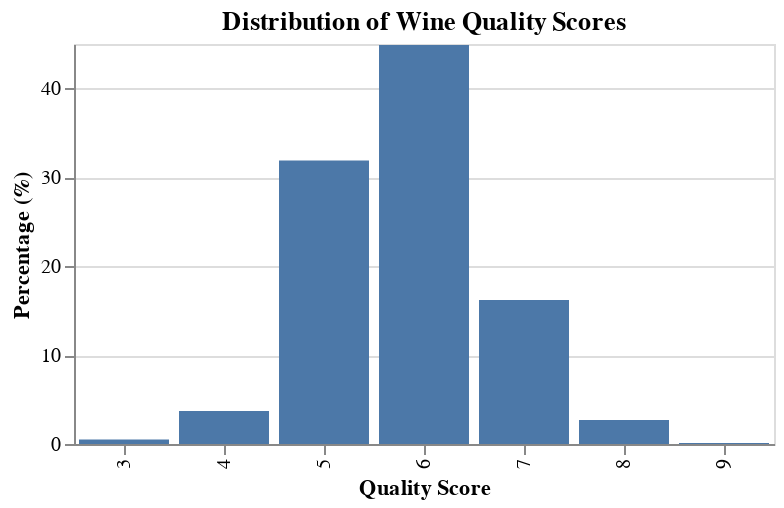

Notebook code for this chart:
### Markdown cell above
**1.5 The distribution of the target variable(quality)**

### Code cell
# Create a DataFrame with the quality counts
quality_df = pd.DataFrame({
    'quality': train_df['quality'].value_counts().index,
    'count': train_df['quality'].value_counts().values
})
quality_df['percentage'] = (quality_df['count'] / len(train_df) * 100).round(1)
quality_df = quality_df.sort_values('quality')

# Create the bar plot
chart = alt.Chart(quality_df).mark_bar().encode(
    x=alt.X('quality:O', title='Quality Score'),
    y=alt.Y('percentage:Q', title='Percentage (%)')
).properties(
    width=350,
    height=200,
    title='Distribution of Wine Quality Scores'
)

chart

### Figure 1 — Vega specification as saved in the notebook (floating-point values rounded to 4 significant figures)
{"$schema": "https://vega.github.io/schema/vega/v5.json", "data": [{"name": "source_0", "values": [{"percentage_end": 0.5, "percentage_start": 0.0, "quality": 3}, {"percentage_end": 3.7, "percentage_start": 0.0, "quality": 4}, {"percentage_end": 31.9, "percentage_start": 0.0, "quality": 5}, {"percentage_end": 44.9, "percentage_start": 0.0, "quality": 6}, {"percentage_end": 16.2, "percentage_start": 0.0, "quality": 7}, {"percentage_end": 2.7, "percentage_start": 0.0, "quality": 8}, {"percentage_end": 0.1, "percentage_start": 0.0, "quality": 9}]}, {"name": "source_0_x_domain_quality", "values": [{"quality": 3}, {"quality": 4}, {"quality": 5}, {"quality": 6}, {"quality": 7}, {"quality": 8}, {"quality": 9}]}], "marks": [{"type": "rect", "name": "marks", "from": {"data": "source_0"}, "encode": {"update": {"y2": {"field": "percentage_start", "scale": "y"}, "fill": {"value": "#4c78a8"}, "y": {"field": "percentage_end", "scale": "y"}, "x": {"field": "quality", "scale": "x"}, "width": {"signal": "max(0.25, bandwidth('x'))"}}}, "style": ["bar"]}], "scales": [{"name": "x", "type": "band", "domain": {"data": "source_0_x_domain_quality", "field": "quality", "sort": true}, "range": [0, {"signal": "width"}], "paddingOuter": 0.05, "paddingInner": 0.1}, {"name": "y", "type": "linear", "domain": {"data": "source_0", "fields": ["percentage_start", "percentage_end"]}, "range": [{"signal": "height"}, 0], "nice": true, "zero": true}], "axes": [{"scale": "y", "gridScale": "x", "grid": true, "minExtent": 0, "domain": false, "maxExtent": 0, "zindex": 0, "aria": false, "ticks": false, "labels": false, "orient": "left", "tickCount": {"signal": "ceil(height/40)"}}, {"scale": "x", "labelBaseline": "middle", "grid": false, "title": "Quality Score", "labelAngle": 270, "orient": "bottom", "labelAlign": "right", "zindex": 0}, {"scale": "y", "orient": "left", "labelOverlap": true, "grid": false, "tickCount": {"signal": "ceil(height/40)"}, "zindex": 0, "title": "Percentage (%)"}], "title": {"text": "Distribution of Wine Quality Scores", "frame": "group"}, "width": 350, "background": "white", "height": 200, "style": "cell", "padding": 5}
